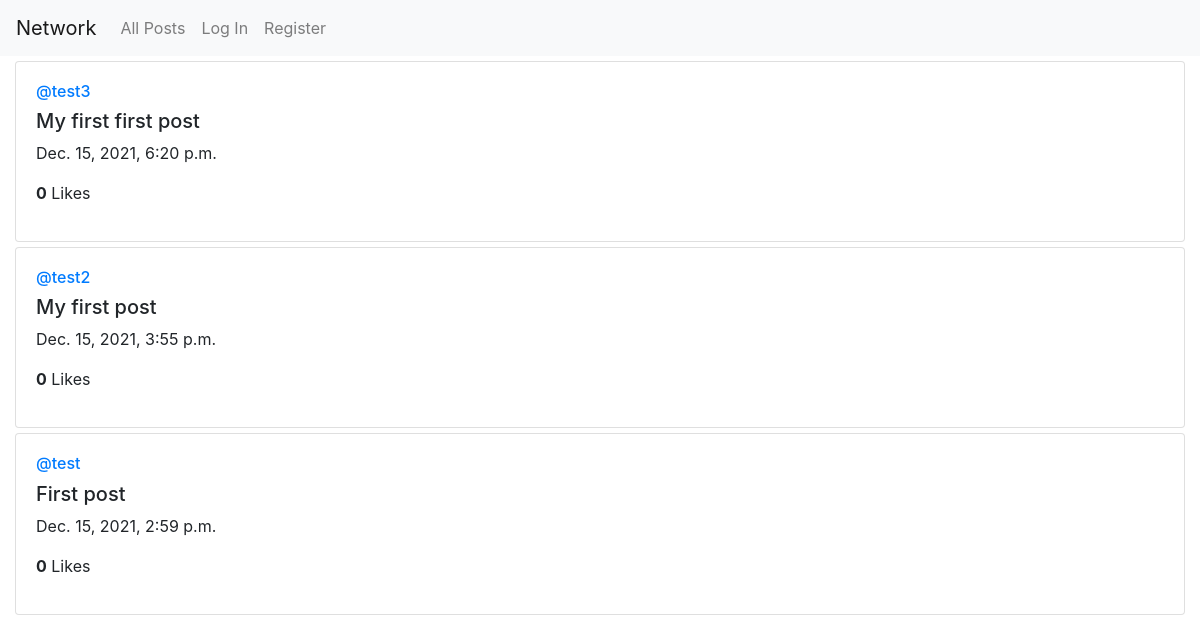
Before: / with the older database file.
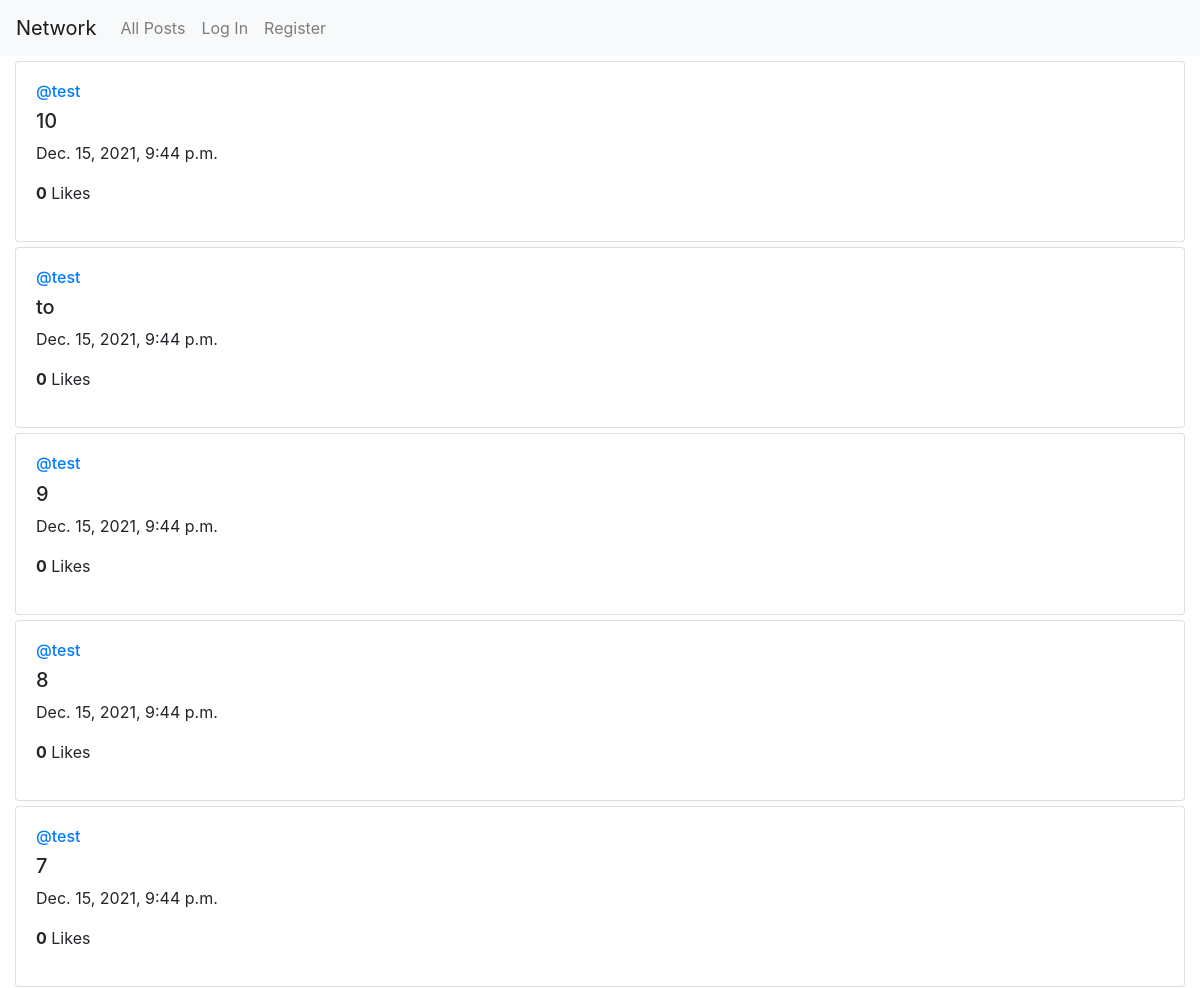
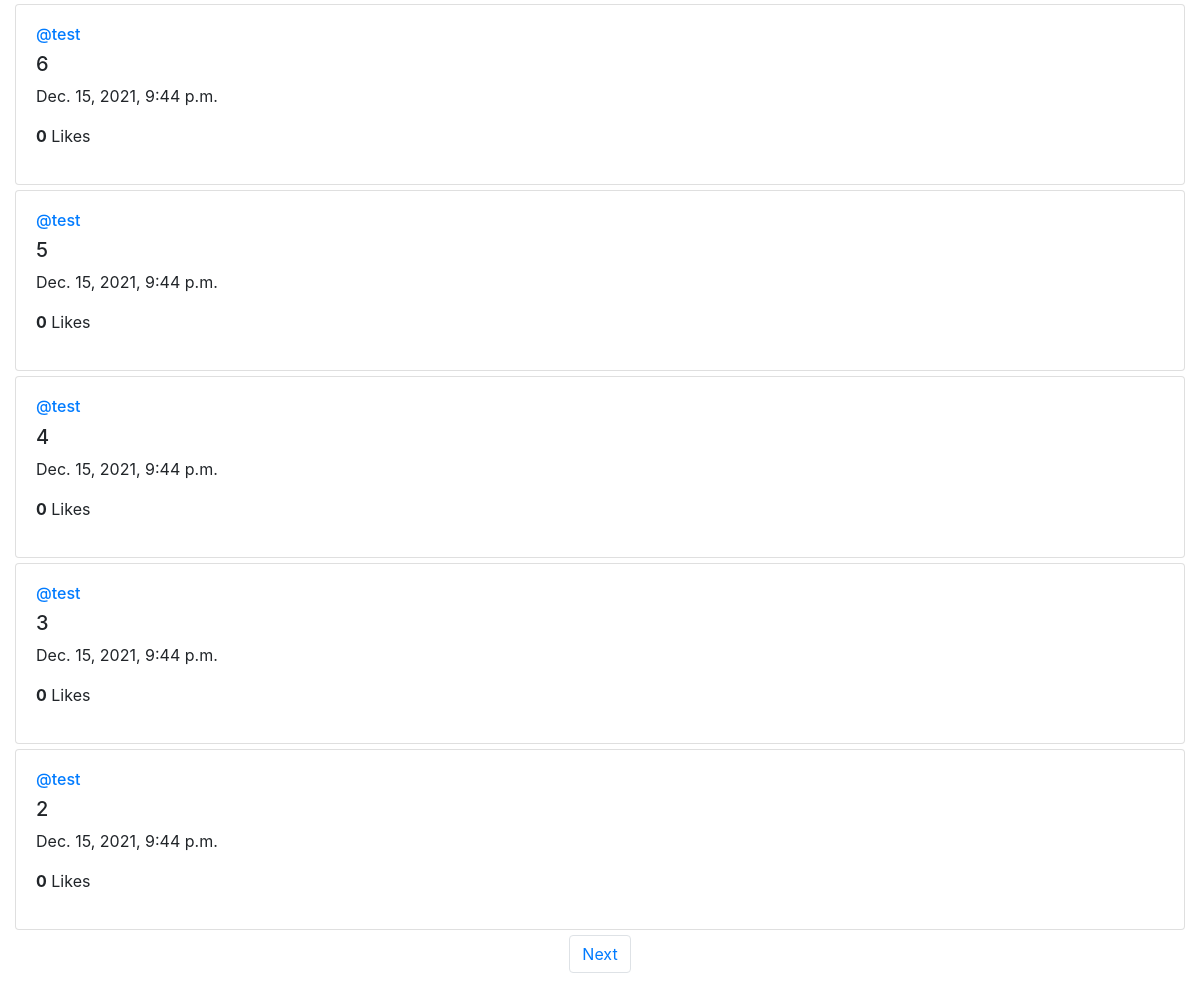
After: the same page with the newer database file (2 pictures, top to bottom).
### network/models.py (models this page shows)
class Post(models.Model):
    id = models.UUIDField(primary_key=True, default=uuid.uuid4, editable=False) # each post uniquely identified using UUID v4
    user = models.ForeignKey("User", on_delete=models.CASCADE, related_name="posts")
    text = models.TextField()
    created_at = models.DateTimeField(auto_now_add=True) # Automatically set the field to now when the post is created
    likes = models.IntegerField(default=0)

class User(AbstractUser):
    following = models.ManyToManyField("self", blank=True, symmetrical=False, related_name="followers")

### network/views.py (the view)
# urls.py: path("", views.index, name="index"),
def index(request):
    if request.method == "POST":    # Create new post
        user = request.user
        text = request.POST["text"]
        post = Post(user=user, text=text)
        post.save()
    all_posts = Post.objects.order_by('-created_at')
    page_index = request.GET.get('page', 1) # Get the page index from the URL
    p = Paginator(all_posts, 10)
    try:
        c_page = p.page(page_index)
    except PageNotAnInteger:    # Get to the first page
        c_page = p.page(1)
    except EmptyPage:   # Get to the last existing page
        c_page = p.page(p.num_pages)
    return render(request, "network/index.html", {
        "c_page": c_page
    })

### network/templates/network/index.html (shortened to what this page needs)
{% extends "network/layout.html" %}
{% load static %}
{% block body %}
    {% for post in c_page.object_list %}
    <div class="card" style="margin: 5px 0;">
        <div class="card-body">
            <a href="{% url 'profile' username=post.user.username %}"><h6>@{{ post.user }}</h6></a>
            <h5>{{ post.text }}</h5>
            <p>{{ post.created_at }}</p>
            <p><b>{{ post.likes }}</b> Likes</p>
        </div>
    </div>
    {% endfor %}
    {% if c_page.has_other_pages %}
    <nav aria-label="Page navigation">
        <ul class="pagination justify-content-center">
            {% if c_page.has_next %}
                <li class="page-item"><a class="page-link" href="?page={{ c_page.next_page_number }}">Next</a></li>
            {% endif %}
        </ul>
    </nav>
    {% endif %}
{% endblock %}

Changed rows visible on the page:
no longer on this page (row unchanged): Post: user "test3", text "My first first post", created_at "Dec. 15, 2021, 6:20 p.m.", likes "0"
no longer on this page (row unchanged): Post: user "test2", text "My first post", created_at "Dec. 15, 2021, 3:55 p.m.", likes "0"
no longer on this page (row unchanged): Post: user "test", text "First post", created_at "Dec. 15, 2021, 2:59 p.m.", likes "0"
added Post: user "test", text "10", created_at "Dec. 15, 2021, 9:44 p.m.", likes "0"
added Post: user "test", text "to", created_at "Dec. 15, 2021, 9:44 p.m.", likes "0"
added Post: user "test", text "9", created_at "Dec. 15, 2021, 9:44 p.m.", likes "0"
added Post: user "test", text "8", created_at "Dec. 15, 2021, 9:44 p.m.", likes "0"
added Post: user "test", text "7", created_at "Dec. 15, 2021, 9:44 p.m.", likes "0"
added Post: user "test", text "6", created_at "Dec. 15, 2021, 9:44 p.m.", likes "0"
added Post: user "test", text "5", created_at "Dec. 15, 2021, 9:44 p.m.", likes "0"
added Post: user "test", text "4", created_at "Dec. 15, 2021, 9:44 p.m.", likes "0"
added Post: user "test", text "3", created_at "Dec. 15, 2021, 9:44 p.m.", likes "0"
added Post: user "test", text "2", created_at "Dec. 15, 2021, 9:44 p.m.", likes "0"
Other visible differences:
text now shown: "Next"
